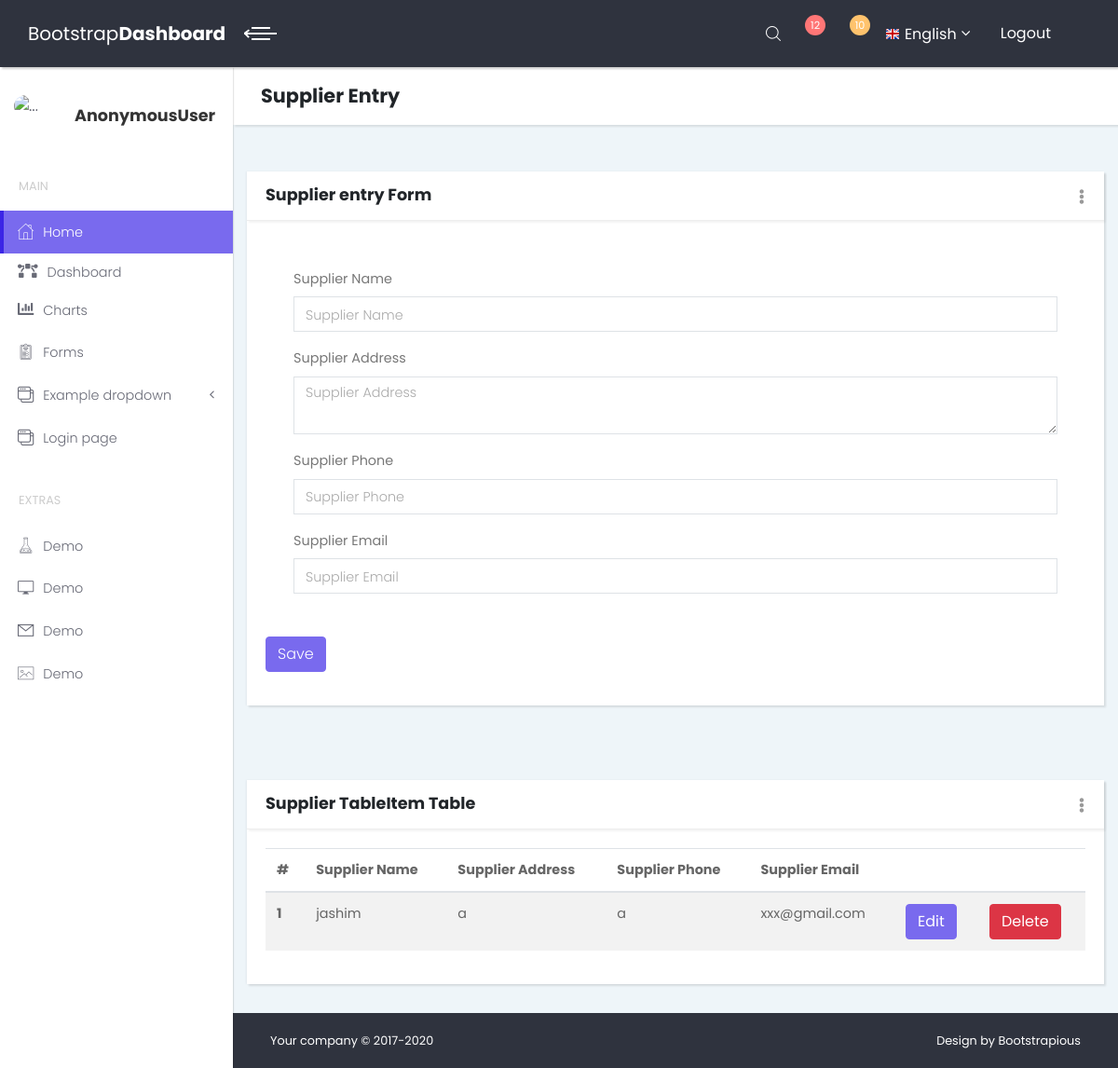
/supplier/entry/, run on an earlier commit of the app's database.
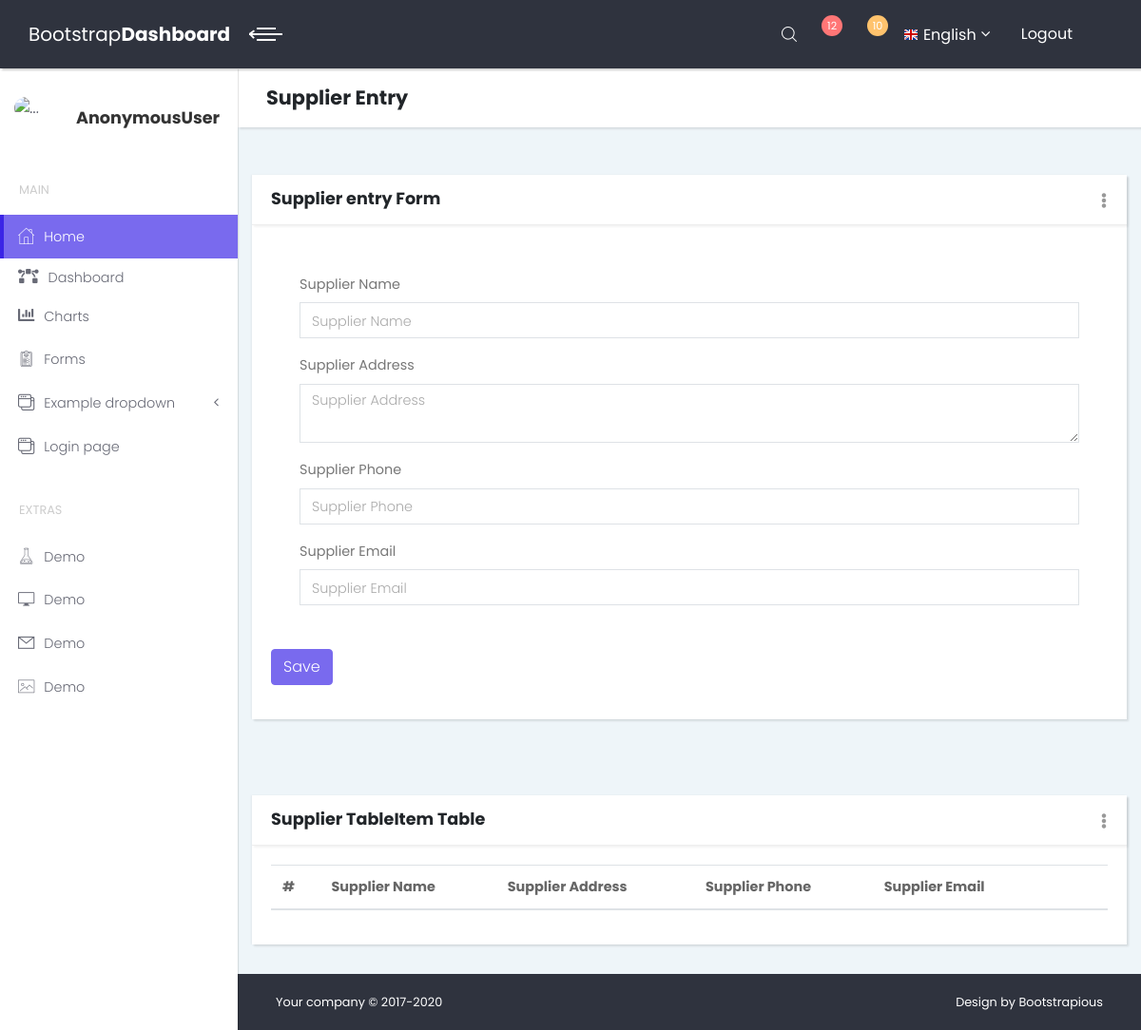
And on a later commit of the database.
### insurance/models.py (models this page shows)
class SupplierInfoM(models.Model):
    Suppliername=models.CharField(max_length=255,null=True,blank=True)
    Address=models.TextField(max_length=2000,null=True,blank=True)
    Phone=models.CharField(max_length=100,null=True,blank=True)
    Email=models.EmailField(max_length=100,null=True,blank=True)
    objects=models.Manager()

### insurance/views.py (the view)
# urls.py: path('supplier/entry/', views.suppliernameV,name='supplierentry'),
def suppliernameV(request):
    supplier=SupplierInfoM.objects.all()
    return render(request,'inventory/supplier.html',{'supplier':supplier})

### insurance/templates/inventory/supplier.html (shortened to what this page needs)
{%extends 'index.html'%}
{%block contant%}
<header class="page-header">
    <div class="container-fluid">
        <h2 class="no-margin-bottom">Supplier Entry</h2>
    </div>
</header>
<section class="dashboard-counts no-padding-bottom">
    <div class="col-lg-12">
        <div class="card">
            <div class="card-close">
                <div class="dropdown">
                    <button type="button" id="closeCard1" data-toggle="dropdown" aria-haspopup="true"
                            aria-expanded="false" class="dropdown-toggle"><i class="fa fa-ellipsis-v"></i></button>
                </div>
            </div>
            <div class="card-header d-flex align-items-center">
                <h3 class="h4">Supplier entry Form</h3>
            </div>
            <div class="card-body">
                <form action="{%url 'supplierentrysave'%}" method="post" enctype="multipart/form-data">
                    <div class="row">
                    <div class="form-group col-md-12">
                        <label class="form-control-label">Supplier Name</label>
                        <input type="text" placeholder="Supplier Name" class="form-control" name="suppliername">
                    </div>
                        <div class="form-group col-md-12">
                        <label class="form-control-label">Supplier Address</label>
                            <textarea  placeholder="Supplier Address" class="form-control" name="address"></textarea>
                    </div>
                        <div class="form-group col-md-12">
                        <label class="form-control-label">Supplier Phone</label>
                        <input type="text" placeholder="Supplier Phone" class="form-control" name="phone">
                    </div>
                        <div class="form-group col-md-12">
                        <label class="form-control-label">Supplier Email</label>
                        <input type="text" placeholder="Supplier Email" class="form-control" name="email">
                    </div>
                        </div>
                    <div class="form-group">
                        <input type="submit" value="Save" class="btn btn-primary">
                    </div>
                </form>
            </div>
        </div>
    </div>
</section>
<section class="dashboard-counts no-padding-bottom">
<div class="col-lg-12">
                  <div class="card">
                    <div class="card-close">
                      <div class="dropdown">
                        <button type="button" id="closeCard2" data-toggle="dropdown" aria-haspopup="true" aria-expanded="false" class="dropdown-toggle"><i class="fa fa-ellipsis-v"></i></button>
                      </div>
                    </div>
                    <div class="card-header d-flex align-items-center">
                      <h3 class="h4">Supplier Table</h3>
                      <h3 class="h4">Item Table</h3>
                    </div>
                    <div class="card-body">
                      <div class="table-responsive">
                        <table class="table table-striped">
                          <thead>
                            <tr>
                              <th>#</th>
                              <th>Supplier Name</th>
                              <th>Supplier Address</th>
                              <th>Supplier Phone</th>
                              <th>Supplier Email</th>
                              <th></th>
                              <th></th>
                            </tr>
                          </thead>
                          <tbody>
                            {%for x in supplier%}
                            <tr>
                              <th scope="row">{{forloop.counter}}</th>
                              <td>{{x.Suppliername}}</td>
                              <td>{{x.Address}}</td>
                              <td>{{x.Phone}}</td>
                              <td>{{x.Email}}</td>
                              <td><a href="{%url 'supplierentryedit' x.id%}" class="btn btn-primary">Edit</a></td>
                              <td><a href="{%url 'supplierentrydelete' x.id%}" class="btn btn-danger">Delete</a></td>
                          {%endfor%}
                          </tbody>
                        </table>
                      </div>
                    </div>
                  </div>
                </div>
</section>
{%endblock%}

### insurance/templates/index.html (shortened to what this page needs)
<!DOCTYPE html>
{%load static%}
<html>
<head>
    <link rel="stylesheet" href="{%static 'template/vendor/bootstrap/css/bootstrap.min.css'%}">
    <link rel="stylesheet" href="{%static 'template/vendor/font-awesome/css/font-awesome.min.css'%}">
    <link rel="stylesheet" href="{%static 'template/css/fontastic.css'%}">
    <link rel="stylesheet" href="{%static 'template/css/style.default.css'%}" id="theme-stylesheet">
    <link rel="stylesheet" href="{%static 'template/css/custom.css'%}">
<link rel="stylesheet" href="https://use.fontawesome.com/releases/v5.15.2/css/all.css">
    <link rel="stylesheet" href="{%static 'my.css'%}">
</head>
<body>
<div class="page">
    <header class="header">
        {% include 'decoration/header.html'%}
    </header>
    <div class="page-content d-flex align-items-stretch">
        {% include 'decoration/sidebar.html'%}
        <div class="content-inner">
            {%block contant%}
            {%endblock%}
            {%include 'decoration/footer.html'%}
        </div>
    </div>
</div>
</body>
</html>

### insurance/templates/decoration/header.html (shortened to what this page needs)
<nav class="navbar">
          <div class="container-fluid">
            <div class="navbar-holder d-flex align-items-center justify-content-between">
              <div class="navbar-header">
                <a href="{%url 'index'%}" class="navbar-brand d-none d-sm-inline-block">
                  <div class="brand-text d-none d-lg-inline-block"><span>Bootstrap </span><strong>Dashboard</strong></div>
                  <div class="brand-text d-none d-sm-inline-block d-lg-none"><strong>BD</strong></div></a>
                <a id="toggle-btn" href="#" class="menu-btn active"><span></span><span></span><span></span></a>
              </div>
              <ul class="nav-menu list-unstyled d-flex flex-md-row align-items-md-center">
                <li class="nav-item d-flex align-items-center"><a id="search" href="#"><i class="icon-search"></i></a></li>
                <li class="nav-item dropdown"> <a id="notifications" rel="nofollow" data-target="#" href="#" data-toggle="dropdown" aria-haspopup="true" aria-expanded="false" class="nav-link"><i class="fa fa-bell-o"></i><span class="badge bg-red badge-corner">12</span></a>
                </li>
                <li class="nav-item dropdown"> <a id="messages" rel="nofollow" data-target="#" href="#" data-toggle="dropdown" aria-haspopup="true" aria-expanded="false" class="nav-link"><i class="fa fa-envelope-o"></i><span class="badge bg-orange badge-corner">10</span></a>
                </li>
                <li class="nav-item dropdown"><a id="languages" rel="nofollow" data-target="#" href="#" data-toggle="dropdown" aria-haspopup="true" aria-expanded="false" class="nav-link language dropdown-toggle"><img src="img/flags/16/GB.png" alt="English"><span class="d-none d-sm-inline-block">English</span></a>
                </li>
                <li class="nav-item"><a href="{%url 'logout'%}" class="nav-link logout"> <span class="d-none d-sm-inline">Logout</span><i class="fa fa-sign-out"></i></a></li>
              </ul>
            </div>
          </div>
        </nav>

### insurance/templates/decoration/sidebar.html (shortened to what this page needs)
<nav class="side-navbar">
    <div class="sidebar-header d-flex align-items-center">
        <div class="avatar"><img src="{{request.user.userprofilem.images}}" alt="..." class="img-fluid rounded-circle"></div>
        <div class="title">
            <h1 class="h4">{{request.user}}</h1>
        </div>
    </div>
    <span class="heading">Main</span>
    <ul class="list-unstyled">
        <li class="active"><a href="{%url 'index'%}"> <i class="icon-home"></i>Home </a></li>
        <li><a href="{%url 'Dashboard'%}"> <i class="fas fa-bezier-curve"></i>Dashboard</a></li>
        <li><a href="charts.html"> <i class="fa fa-bar-chart"></i>Charts </a></li>
        <li><a href="forms.html"> <i class="icon-padnote"></i>Forms </a></li>
        <li><a href="#exampledropdownDropdown" aria-expanded="false" data-toggle="collapse"> <i
                class="icon-interface-windows"></i>Example dropdown </a>
        </li>
        <li><a href="login.html"> <i class="icon-interface-windows"></i>Login page </a></li>
    </ul>
    <span class="heading">Extras</span>
    <ul class="list-unstyled">
        <li><a href="#"> <i class="icon-flask"></i>Demo </a></li>
        <li><a href="#"> <i class="icon-screen"></i>Demo </a></li>
        <li><a href="#"> <i class="icon-mail"></i>Demo </a></li>
        <li><a href="#"> <i class="icon-picture"></i>Demo </a></li>
    </ul>
</nav>

### insurance/templates/decoration/footer.html
<footer class="main-footer">
            <div class="container-fluid">
              <div class="row">
                <div class="col-sm-6">
                  <p>Your company &copy; 2017-2020</p>
                </div>
                <div class="col-sm-6 text-right">
                  <p>Design by <a href="https://bootstrapious.com/p/admin-template" class="external">Bootstrapious</a></p>
                </div>
              </div>
            </div>
          </footer>

What changed in the data, as far as the page shows it:
removed SupplierInfoM: Suppliername "jashim", Address "a", Phone "a", Email "xxx@gmail.com"
